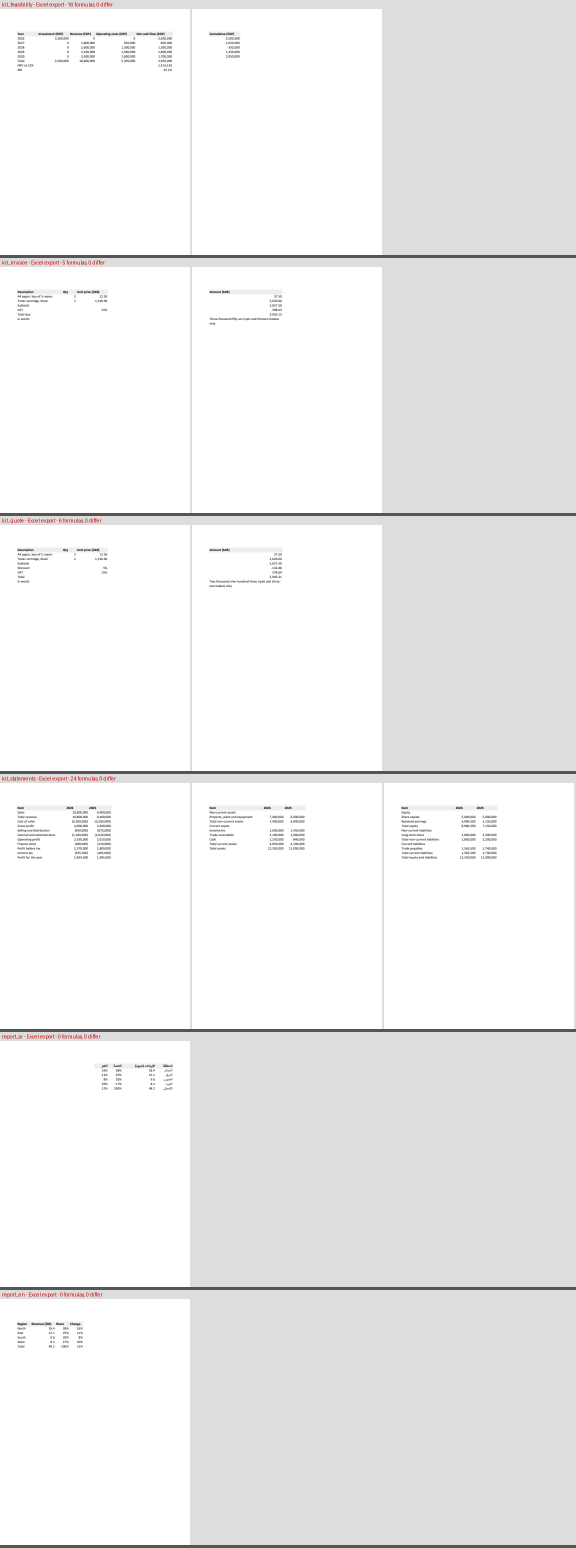
#> input picture word-check/excel.png, 1152 x 3096 px (shown at 1/2 size)
$ python -i visual.py   (imports and definitions only)
#> lines starting #> are read from the running program, lines starting #| are printed output that depends on the picture; after the words box and inside, x2 and y2 are one past the last pixel; in counts of white or black regions, pixels touching at a corner belong together
"""
Deterministic visual descriptors of a page, composition labels, distinctiveness and the shortlist.

Everything here is a measurement or an inferred category. Nothing here says a page
looks good: ``distinctiveness`` only ranks how far a page sits from its nearest
neighbours, and only a human reviewer can accept a page as inspiration.
"""
from __future__ import annotations

import math
from collections import Counter, defaultdict
from typing import Dict, List, Optional, Set, Tuple

GW, GH = 24, 32                 # analysis grid; the same for every page, so compositions compare across formats
SW, SH = 12, 16                 # layout signature grid (192 bits)
BASE = 10                       # base image pixels per grid cell
INK_DIFF, SOLID_DIFF = 24, 6

LABELS = {
    "cover_title": "Cover or title page",
    "section_opener": "Chapter or section opener",
    "image_led": "Image-led page",
    "full_bleed": "Full-bleed page",
    "split_image_text": "Split image and text",
    "editorial_asymmetric": "Asymmetric editorial layout",
    "multi_column": "Multi-column text",
    "infographic": "Infographic",
    "data_story": "Data storytelling",
    "kpi_dashboard": "KPI or dashboard page",
    "financial_table": "Financial table in context",
    "large_type": "Large typography",
    "open_whitespace": "Open whitespace",
    "pull_quote": "Pull quote or lead statement",
    "callout": "Callout panel",
    "accent_band": "Accent band",
    "visual_separator": "Visual separator",
    "arabic_rtl": "Arabic RTL composition",
    "bilingual": "Bilingual composition",
    "repeating_system": "Repeating page system",
    "alternating_layout": "Alternating layout",
}
LAYOUT_TYPES = ("blank", "full_page_visual", "image_led", "split", "display", "chart_or_diagram", "table",
                "multi_column_text", "single_column_text", "mixed")
# labels a page can have because of what surrounds it, or that say little about its composition
CONTEXT_LABELS = {"repeating_system", "arabic_rtl", "bilingual", "visual_separator"}


def _r(x: float, n: int = 3) -> float:
    return round(float(x), n)


def _hex(rgb) -> str:
    return "#%02X%02X%02X" % tuple(int(v) for v in rgb[:3])


def _largest_rect(cells: List[List[bool]]) -> Tuple[int, Tuple[int, int, int, int]]:
    """Largest all-True rectangle: (area, (x0, y0, x1, y1)) in grid cells, ties to the top left."""
    if not cells:
        return 0, (0, 0, 0, 0)
    w = len(cells[0])
    heights = [0] * w
    best, box = 0, (0, 0, 0, 0)
    for y, row in enumerate(cells):
        heights = [h + 1 if c else 0 for h, c in zip(heights, row)]
        stack: List[int] = []
        for x in range(w + 1):
            cur = heights[x] if x < w else 0
            while stack and heights[stack[-1]] >= cur:
                h = heights[stack.pop()]
                left = stack[-1] + 1 if stack else 0
                area = h * (x - left)
                if area > best:
                    best, box = area, (left, y - h + 1, x, y + 1)
            stack.append(x)
    return best, box


def _norm_box(box, gw=GW, gh=GH) -> List[float]:
    return [_r(box[0] / gw), _r(box[1] / gh), _r(box[2] / gw), _r(box[3] / gh)]


def _background(base) -> Tuple[tuple, float]:
    """Most common border colour (16 levels per channel) and its share of the border."""
    w, h = base.size
    px = base.load()
    border = [px[x, y] for x in range(0, w, 3) for y in (0, h - 1)] + [px[x, y] for y in range(0, h, 3) for x in (0, w - 1)]
    c = Counter((r >> 4, g >> 4, b >> 4) for r, g, b in border)
    key, n = min(c.items(), key=lambda kv: (-kv[1], kv[0]))
    same = [p for p in border if (p[0] >> 4, p[1] >> 4, p[2] >> 4) == key]
    return tuple(sum(p[i] for p in same) // len(same) for i in range(3)), n / len(border)


def _diff_mask(img, bg, threshold: int):
    from PIL import Image, ImageChops
    r, g, b = ImageChops.difference(img, Image.new("RGB", img.size, bg)).split()
    return ImageChops.lighter(r, ImageChops.lighter(g, b)).point(lambda v: 255 if v > threshold else 0)


def _grid(mask, w: int, h: int) -> List[List[int]]:
    from PIL import Image
    data = mask.resize((w, h), Image.BOX).tobytes()
    return [list(data[y * w:(y + 1) * w]) for y in range(h)]


def _bands(base, solid: List[List[int]]) -> List[dict]:
    """Uniform full-width or full-height stripes of a colour other than the background."""
    from PIL import ImageStat
    out = []
    W, H = base.size

    def runs(flags):
        start = None
        for i, f in enumerate(list(flags) + [False]):
            if f and start is None:
                start = i
            elif not f and start is not None:
                yield start, i
                start = None
    rows = [sum(c >= 200 for c in row) >= GW * 0.92 for row in solid]
    cols = [sum(solid[y][x] >= 200 for y in range(GH)) >= GH * 0.92 for x in range(GW)]
    for axis, flags, n in (("horizontal", rows, GH), ("vertical", cols, GW)):
        for a, b in runs(flags):
            if (b - a) / n > 0.3:
                continue
            box = (0, a * H // n, W, b * H // n) if axis == "horizontal" else (a * W // n, 0, b * W // n, H)
            st = ImageStat.Stat(base.crop(box))
            if max(st.stddev) <= 22:
                out.append({"axis": axis, "start": _r(a / n), "end": _r(b / n), "color": _hex(st.mean)})
    return out


def raster_features(im) -> dict:
    """Composition measured from pixels: covers text set as outlines, vector art and pictures alike."""
    from PIL import Image, ImageFilter, ImageStat
    base = im.convert("RGB").resize((GW * BASE, GH * BASE), Image.BOX)
    bg, bg_share = _background(base)
    ink_mask = _diff_mask(base, bg, INK_DIFF)
    solid_mask = _diff_mask(base.filter(ImageFilter.MedianFilter(7)), bg, SOLID_DIFF)
    ink, solid = _grid(ink_mask, GW, GH), _grid(solid_mask, GW, GH)
    total = sum(map(sum, ink)) or 1
    ink_share = sum(map(sum, ink)) / (255 * GW * GH)
    solid_share = sum(map(sum, solid)) / (255 * GW * GH)
    cx = sum((x + .5) * v for row in ink for x, v in enumerate(row)) / total / GW
    cy = sum((y + .5) * v for y, row in enumerate(ink) for v in row) / total / GH
    half = lambda cells: sum(map(sum, cells)) or 0                        # noqa: E731
    left, right = half([r[:GW // 2] for r in ink]), half([r[GW // 2:] for r in ink])
    top, bottom = half(ink[:GH // 2]), half(ink[GH // 2:])
    empty_area, empty_box = _largest_rect([[v < 10 for v in row] for row in ink])
    solid_area, solid_box = _largest_rect([[v >= 170 for v in row] for row in solid])
    largest = {"share": _r(solid_area / (GW * GH)), "box": _norm_box(solid_box), "uniform": None, "color": None}
    if solid_area:
        b = solid_box
        st = ImageStat.Stat(base.crop((b[0] * BASE, b[1] * BASE, b[2] * BASE, b[3] * BASE)))
        largest["uniform"] = max(st.stddev) <= 22
        largest["color"] = _hex(st.mean)
    W, H = ink_mask.size
    px = ink_mask.load()
    edge = {"top": sum(px[x, 1] > 0 for x in range(W)) / W, "bottom": sum(px[x, H - 2] > 0 for x in range(W)) / W,
            "left": sum(px[1, y] > 0 for y in range(H)) / H, "right": sum(px[W - 2, y] > 0 for y in range(H)) / H}
    hsv = base.convert("HSV")
    sat = ImageStat.Stat(hsv.split()[1], ink_mask).mean[0] / 255 if ink_share > 0.002 else 0.0
    pal = base.quantize(8, method=Image.MEDIANCUT)
    hist = pal.histogram()[:8]
    sig = 0
    for row in _grid(ink_mask, SW, SH):
        for v in row:
            sig = (sig << 1) | (v > 30)
    return {"ink_share": _r(ink_share), "solid_share": _r(solid_share),
            "largest_solid": largest,
            "largest_empty": {"share": _r(empty_area / (GW * GH)), "box": _norm_box(empty_box)},
            "centroid": [_r(cx), _r(cy)],
            "balance": {"left_right": _r((left - right) / (left + right or 1)),
                        "top_bottom": _r((top - bottom) / (top + bottom or 1))},
            "edge_contact": {k: _r(v) for k, v in edge.items()},
            "background": _hex(bg), "background_share": _r(bg_share),
            "background_luminance": _r((0.2126 * bg[0] + 0.7152 * bg[1] + 0.0722 * bg[2]) / 255),
            "colourfulness": _r(sat), "palette_colours": sum(n / (W * H) >= 0.02 for n in hist),
            "bands": _bands(base, solid), "signature": f"{sig:048x}"}


def _is_digit(ch: str) -> bool:
    return ch.isdigit() or ch in "٪%"


# [74 lines left out: functions text_facts, picture_light_share, geometry_facts, not called in this run]


def _add(out: List[dict], label: str, confidence: str, evidence: str) -> None:
    out.append({"label": label, "confidence": confidence, "evidence": evidence})


# [148 lines left out: functions classify, layout_type, _vector, _mirror, _distance, not called in this run]


def _prepared(p: dict) -> tuple:
    return int(p["raster"]["signature"], 16), _vector(p)


def _knn(i: int, group: List[int], prep: List[tuple], k: int = 5) -> float:
    d = sorted(_distance(prep[i], prep[j]) for j in group if j != i)[:k]
    return sum(d) / len(d) if d else 0.0


# [60 lines left out: functions _percentiles, relate_pages, not called in this run]


def _has(p: dict, label: str) -> bool:
    return any(x["label"] == label for x in p["labels"])


# [10 lines left out: function spread_of, not called in this run]


# ── shortlist ───────────────────────────────────────────────────────────

def _key(p: dict) -> Tuple[str, int]:
    return p["sha256"], p["page"]


# [104 lines left out: function shortlist, not called in this run]

>>> from PIL import Image
>>> picture = Image.open('../../word-check/excel.png')
#> picture is the input picture: PIL image 1152x3096 RGB; mean R, G, B 238.3, 238.1, 238.1
>>> result = raster_features(picture)
#> in raster_features, `base = im.convert("RGB").resize((GW * BASE, GH * BASE), Image.BOX)`:
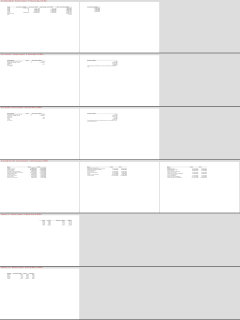
#> base: PIL image 240x320 RGB; mean R, G, B 238.2, 238.1, 238.1
#> in _background, `border = [px[x, y] for x in range(0, w, 3) for y in (0, h - 1)] + [px[..`: border = 374 items, first 6: (221, 221, 221), (153, 153, 153), (219, 199, 199), (153, 153, 153), (219, 195, 195), (153, 153, 153)
#> in _background, `c = Counter((r >> 4, g >> 4, b >> 4) for r, g, b in border)`: c = {(13, 13, 13): 159, (9, 9, 9): 28, (13, 12, 12): 6, (13, 11, 11): 6, (8, 8, 8): 54, (15, 15, 15): 101, (14, 14, 14): 18, (11, 11, 11): 2}
#> in _background, `key, n = min(c.items(), key=lambda kv: (-kv[1], kv[0]))`: key = (13, 13, 13); n = 159
#> in _background, `same = [p for p in border if (p[0] >> 4, p[1] >> 4, p[2] >> 4) == key]`: same = 159 items, first 6: (221, 221, 221), (220, 212, 212), (220, 208, 208), (220, 211, 211), (221, 221, 221), (221, 221, 221)
#> in raster_features, `bg, bg_share = _background(base)`: bg = (220, 220, 220); bg_share = 0.425
#> in _diff_mask, `r, g, b = ImageChops.difference(img, Image.new("RGB", img.size, bg)).s..`:
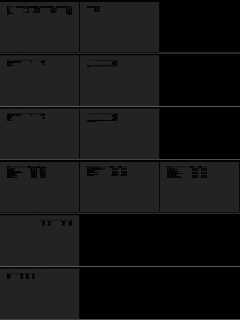
#> r: PIL image 240x320 L; min 0, max 90, mean 21.3
#> in _diff_mask, `return ImageChops.lighter(r, ImageChops.lighter(g, b)).point(lambda v:..`:
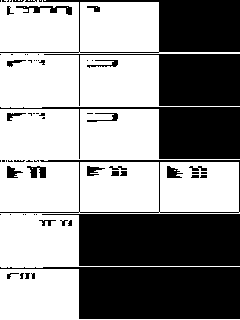
#> returned value: PIL image 240x320 L; 57.2% white; 70 black regions (44 under 20 px), largest, box (x1, y1, x2, y2) and area: (0, 267, 240, 319) 8493, (42, 214, 240, 266) 8409, (0, 0, 240, 53) 4650
#> call 2 of _diff_mask, with bg = (220, 220, 220), threshold = 6
#> in _diff_mask (call 2), `r, g, b = ImageChops.difference(img, Image.new("RGB", img.size, bg)).s..`:
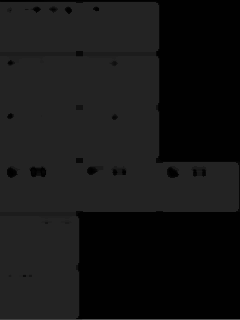
#> r: PIL image 240x320 L; min 0, max 81, mean 21.1
#> in _diff_mask (call 2), `r, g, b = ImageChops.difference(img, Image.new("RGB", img.size, bg)).s..`:
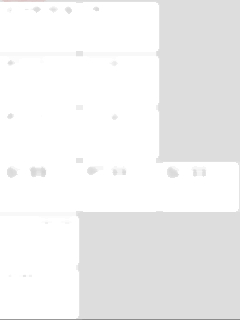
#> img: PIL image 240x320 RGB; mean R, G, B 240.6, 240.6, 240.6
#> in _diff_mask (call 2), `return ImageChops.lighter(r, ImageChops.lighter(g, b)).point(lambda v:..`:
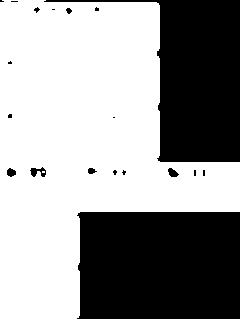
#> returned value: PIL image 240x320 L; 59.9% white; 19 black regions (12 under 20 px), largest, box (x1, y1, x2, y2) and area: (77, 212, 240, 319) 17147, (44, 0, 240, 162) 13236, (30, 167, 46, 177) 90
#> in raster_features, `total = sum(map(sum, ink)) or 1`: total = 111851
#> in raster_features, `ink_share = sum(map(sum, ink)) / (255 * GW * GH)`: ink_share = 0.571
#> in raster_features, `solid_share = sum(map(sum, solid)) / (255 * GW * GH)`: solid_share = 0.599
#> in raster_features, `cx = sum((x + .5) * v for row in ink for x, v in enumerate(row)) / tot..`: cx = 0.352
#> in raster_features, `cy = sum((y + .5) * v for y, row in enumerate(ink) for v in row) / tot..`: cy = 0.453
#> in raster_features, `left, right = half([r[:GW // 2] for r in ink]), half([r[GW // 2:] for ..`: left = 80512; right = 31339
#> in raster_features, `top, bottom = half(ink[:GH // 2]), half(ink[GH // 2:])`: top = 61420; bottom = 50431
#> in _largest_rect, `w = len(cells[0])`: w = 24
#> in _largest_rect, `heights = [0] * w`: heights = [0, 0, 0, 0, 0, 0, 0, 0, 0, 0, 0, 0, 0, 0, 0, 0, 0, 0, 0, 0, 0, 0, 0, 0]
#> the loop in _largest_rect, `for y, row in enumerate(cells):` made 32 passes
#> after the loop in _largest_rect, `for y, row in enumerate(cells):`: best = 64; box = (8, 22, 24, 26)
#> in raster_features, `empty_area, empty_box = _largest_rect([[v < 10 for v in row] for row i..`: empty_area = 64; empty_box = (8, 22, 24, 26)
#> the loop in _largest_rect (call 2), `for y, row in enumerate(cells):` made 32 passes
#> in raster_features, `solid_area, solid_box = _largest_rect([[v >= 170 for v in row] for row..`: solid_area = 272; solid_box = (0, 0, 16, 17)
#> in raster_features, `edge = {"top": sum(px[x, 1] > 0 for x in range(W)) / W, "bottom": sum(..`: edge = {'top': 0.0417, 'bottom': 0.329, 'left': 0.988, 'right': 0.178}
#> in raster_features, `sat = ImageStat.Stat(hsv.split()[1], ink_mask).mean[0] / 255 if ink_sh..`: sat = 0.000941
#> in raster_features, `hist = pal.histogram()[:8]`: hist = [41632, 911, 1249, 30235, 878, 347, 825, 723]
#> the loop in raster_features, `for row in _grid(ink_mask, SW, SH):` made 16 passes
#> row on passes 1 to 7: [215, 187, 189, 180, 199, 229, 229, 218, 0, 0, 0, 0], [255, 255, 255, 242, 255, 255, 255, 242, 0, 0, 0, 0], [240, 240, 232, 219, 229, 229, 229, 219, 25, 25, 25, 25], [222, 243, 244, 242, 236, 213, 255, 242, 0, 0, 0, 0], [255, 255, 255, 242, 255, 255, 255, 242, 0, 0, 0, 0], [206, 229, 219, 218, 222, 199, 229, 218, 13, 13, 13, 13], [252, 255, 255, 242, 240, 244, 255, 242, 0, 0, 0, 0]
#> after the loop in raster_features, `for row in _grid(ink_mask, SW, SH):`: sig = 6254108688736912702429797520558844297957272328081438150400
#> result = 14 items

$ run again, on word-check/word_ar_1.png
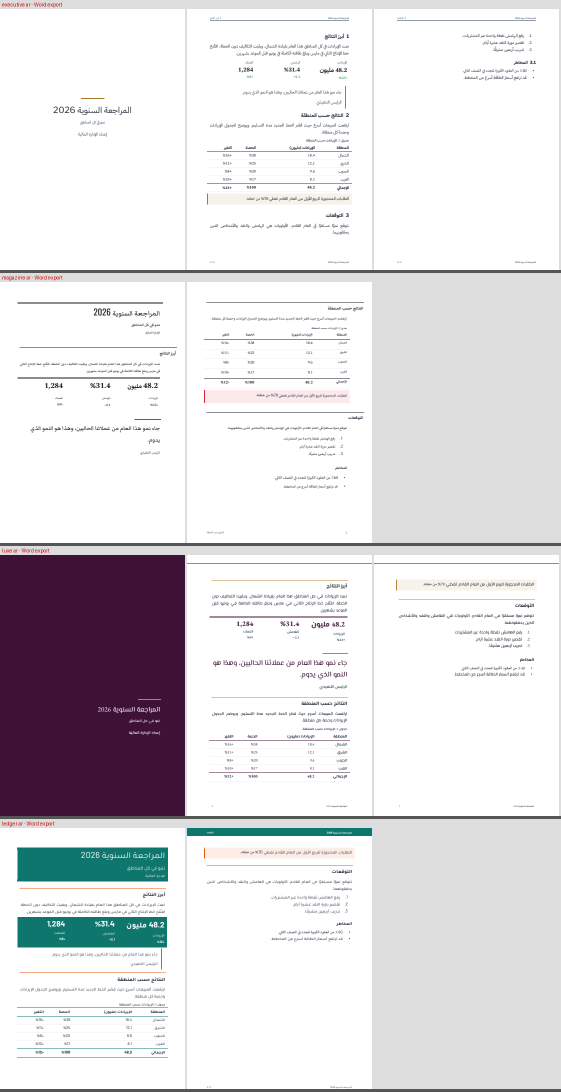
#> input picture word-check/word_ar_1.png, 1122 x 2184 px (shown at 1/2 size)
#> picture is the input picture: PIL image 1122x2184 RGB; mean R, G, B 224.1, 222.3, 225.1
#> border = 374 items, first 6: (221, 221, 221), (109, 109, 109), (221, 221, 221), (109, 109, 109), (221, 221, 221), (109, 109, 109)
#> c = {(13, 13, 13): 137, (6, 6, 6): 82, (13, 12, 12): 1, (15, 15, 15): 77, (14, 14, 14): 50, (10, 9, 10): 1, (3, 1, 3): 25, (14, 13, 13): 1}
#> key = (13, 13, 13); n = 137
#> same = 137 items, first 6: (221, 221, 221), (221, 221, 221), (221, 221, 221), (221, 221, 221), (221, 221, 221), (221, 221, 221)
#> bg = (221, 221, 221); bg_share = 0.366
#> in _diff_mask (call 2), `return ImageChops.lighter(r, ImageChops.lighter(g, b)).point(lambda v:..`:
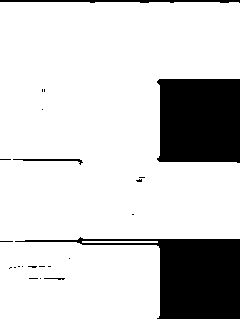
#> returned value: PIL image 240x320 L; 81.4% white; 23 black regions (18 under 20 px), largest, box (x1, y1, x2, y2) and area: (15, 237, 240, 319) 6866, (157, 79, 240, 163) 6666, (0, 0, 240, 3) 508, (13, 159, 83, 165) 136, (44, 278, 65, 280) 26
#> total = 144223
#> ink_share = 0.736
#> solid_share = 0.814
#> cx = 0.428
#> cy = 0.48
#> left = 88338; right = 55885
#> top = 72090; bottom = 72133
#> in _largest_rect, `w = len(cells[0])`: w = 24
#> in _largest_rect, `heights = [0] * w`: heights = [0, 0, 0, 0, 0, 0, 0, 0, 0, 0, 0, 0, 0, 0, 0, 0, 0, 0, 0, 0, 0, 0, 0, 0]
#> the loop in _largest_rect, `for y, row in enumerate(cells):` made 32 passes
#> after the loop in _largest_rect, `for y, row in enumerate(cells):`: best = 56; box = (16, 8, 24, 15)
#> empty_area = 56; empty_box = (16, 8, 24, 15)
#> the loop in _largest_rect (call 2), `for y, row in enumerate(cells):` made 32 passes
#> solid_area = 480; solid_box = (0, 0, 15, 32)
#> edge = {'top': 0.1, 'bottom': 0.608, 'left': 0.978, 'right': 0.484}
#> hsv: PIL image 240x320 HSV; mean H, S, V 32.9, 18.5, 226.3
#> sat = 0.0962
#> in raster_features, `pal = base.quantize(8, method=Image.MEDIANCUT)`:
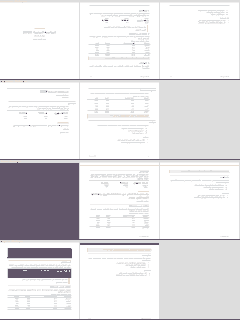
#> pal: PIL image 240x320 P; mean R, G, B 228.6, 227.3, 229.4
#> hist = [43925, 2048, 3074, 510, 1520, 14663, 2717, 8343]
#> the loop in raster_features, `for row in _grid(ink_mask, SW, SH):` made 16 passes
#> row on passes 1 to 7: [228, 221, 217, 206, 204, 168, 168, 178, 211, 203, 173, 187], [255, 226, 231, 242, 247, 223, 198, 199, 255, 251, 216, 231], [255, 255, 255, 242, 224, 196, 191, 194, 255, 255, 255, 242], [255, 255, 255, 243, 244, 242, 240, 222, 254, 255, 255, 237], [228, 221, 198, 185, 191, 175, 164, 170, 0, 0, 0, 0], [236, 216, 202, 202, 230, 219, 204, 207, 0, 0, 0, 0], [251, 244, 249, 227, 246, 228, 194, 205, 0, 0, 0, 0]
#> after the loop in raster_features, `for row in _grid(ink_mask, SW, SH):`: sig = 6277101735386680682148078073278934132684025742660946825200
#> result = 14 items

$ run again, on word-check/word_ar_2.png
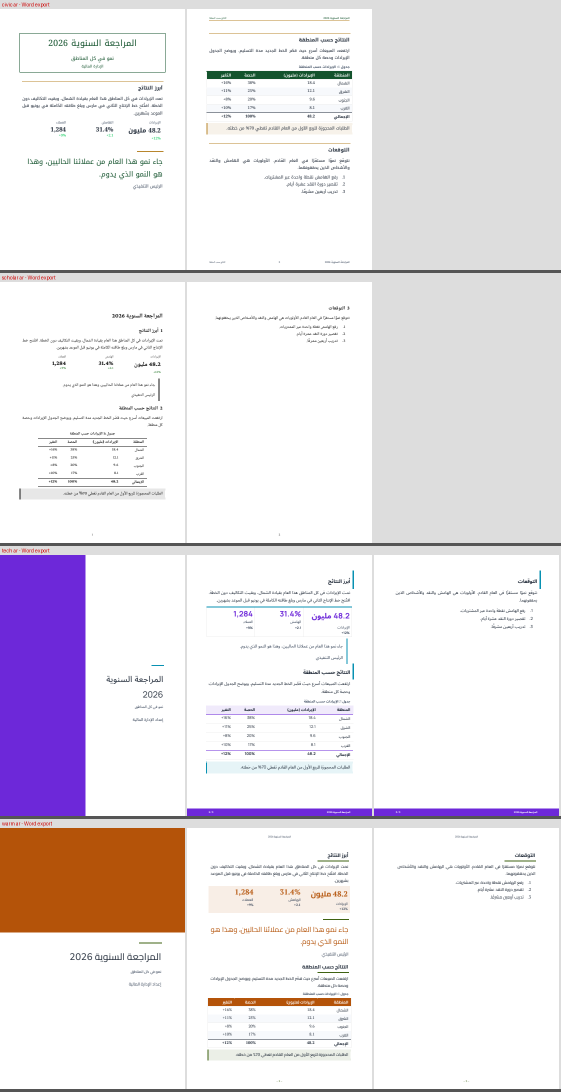
#> input picture word-check/word_ar_2.png, 1122 x 2184 px (shown at 1/2 size)
#> picture is the input picture: PIL image 1122x2184 RGB; mean R, G, B 234.4, 228.5, 233.2
#> border = 374 items, first 6: (221, 221, 221), (109, 109, 109), (221, 217, 217), (109, 109, 109), (221, 221, 221), (109, 109, 109)
#> c = 10 items
#> key = (13, 13, 13); n = 137
#> same = 137 items, first 6: (221, 221, 221), (221, 217, 217), (221, 221, 221), (220, 209, 209), (221, 221, 221), (221, 221, 221)
#> bg = (221, 220, 220); bg_share = 0.366
#> in _diff_mask (call 2), `return ImageChops.lighter(r, ImageChops.lighter(g, b)).point(lambda v:..`:
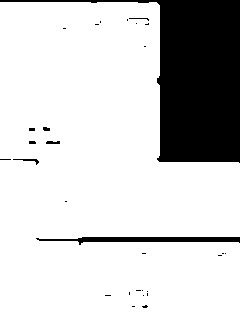
#> returned value: PIL image 240x320 L; 81.1% white; 30 black regions (23 under 20 px), largest, box (x1, y1, x2, y2) and area: (0, 0, 240, 163) 13335, (36, 237, 240, 245) 898, (13, 159, 39, 165) 49
#> total = 143861
#> ink_share = 0.735
#> solid_share = 0.811
#> cx = 0.431
#> cy = 0.563
#> left = 87100; right = 56761
#> top = 55770; bottom = 88091
#> in _largest_rect, `w = len(cells[0])`: w = 24
#> in _largest_rect, `heights = [0] * w`: heights = [0, 0, 0, 0, 0, 0, 0, 0, 0, 0, 0, 0, 0, 0, 0, 0, 0, 0, 0, 0, 0, 0, 0, 0]
#> the loop in _largest_rect, `for y, row in enumerate(cells):` made 32 passes
#> after the loop in _largest_rect, `for y, row in enumerate(cells):`: best = 56; box = (16, 0, 24, 7)
#> empty_area = 56; empty_box = (16, 0, 24, 7)
#> the loop in _largest_rect (call 2), `for y, row in enumerate(cells):` made 32 passes
#> solid_area = 512; solid_box = (0, 0, 16, 32)
#> edge = {'top': 0.0792, 'bottom': 0.988, 'left': 0.981, 'right': 0.487}
#> hsv: PIL image 240x320 HSV; mean H, S, V 19.9, 17.9, 239.5
#> sat = 0.0933
#> in raster_features, `pal = base.quantize(8, method=Image.MEDIANCUT)`:
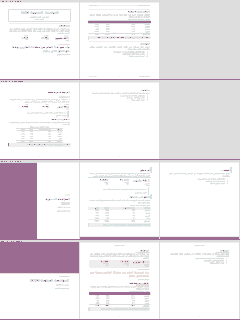
#> pal: PIL image 240x320 P; mean R, G, B 236.6, 232.3, 235.7
#> hist = [45107, 3, 1972, 3792, 378, 17260, 1230, 7058]
#> the loop in raster_features, `for row in _grid(ink_mask, SW, SH):` made 16 passes
#> row on passes 1 to 7: [214, 175, 184, 192, 193, 171, 141, 161, 0, 0, 0, 0], [218, 182, 169, 176, 220, 198, 188, 197, 0, 0, 0, 0], [251, 243, 230, 226, 239, 217, 168, 187, 0, 0, 0, 0], [255, 255, 255, 243, 250, 254, 254, 236, 13, 13, 13, 13], [221, 209, 202, 185, 212, 200, 156, 180, 0, 0, 0, 0], [254, 215, 196, 193, 255, 255, 249, 239, 0, 0, 0, 0], [243, 183, 183, 220, 255, 255, 255, 242, 0, 0, 0, 0]
#> after the loop in raster_features, `for row in _grid(ink_mask, SW, SH):`: sig = 6254108688736912702429797520558844297957344121728245170175
#> result = 14 items
